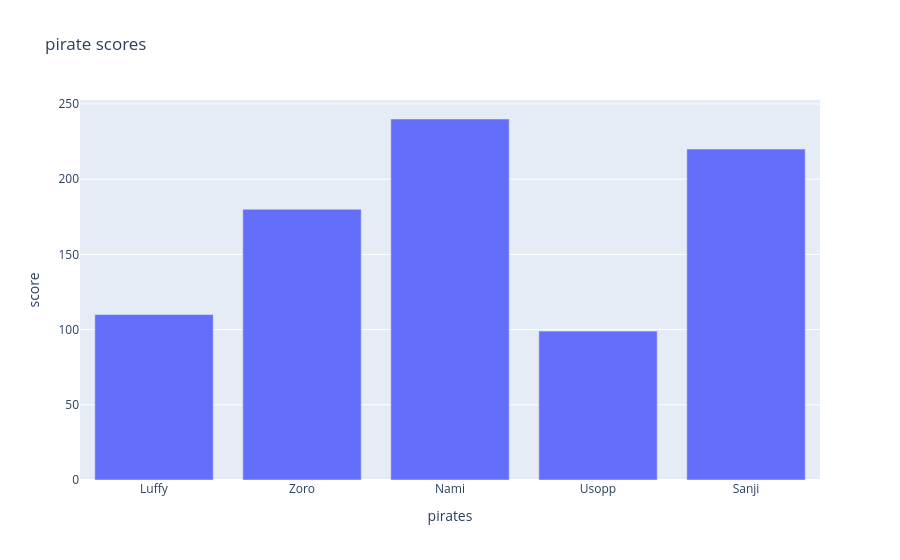

Notebook cell for this chart:
### Code cell
graph=go.Figure()
graph.add_trace(go.Bar(x=x1, y=y1))
graph.update_layout(title='pirate scores',
                    xaxis_title='pirates',
                    yaxis_title='score')

### Figure 1 — Plotly figure (JSON) as saved in the notebook; plotly's stock layout.template omitted (floating-point values rounded to 4 significant figures)
{"data": [{"type": "bar", "x": ["Luffy", "Zoro", "Nami", "Usopp", "Sanji"], "y": [110, 180, 240, 99, 220]}], "layout": {"title": {"text": "pirate scores"}, "xaxis": {"title": {"text": "pirates"}}, "yaxis": {"title": {"text": "score"}}}}
